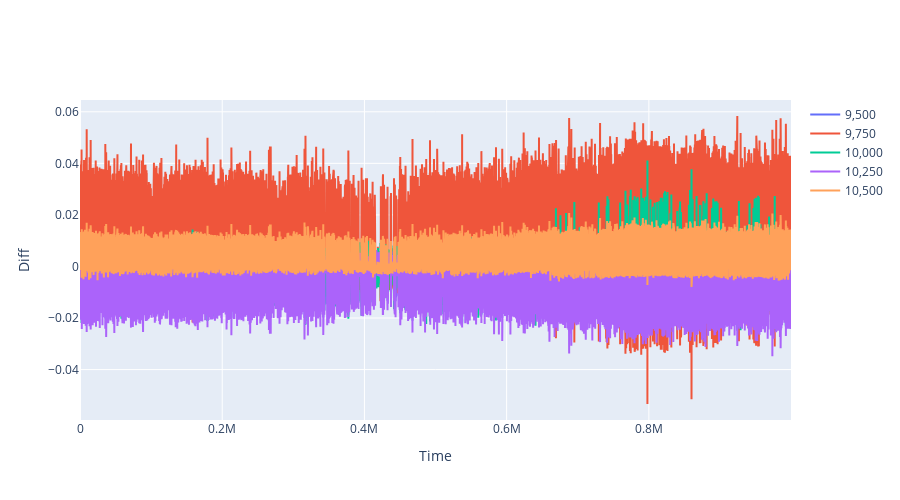

The notebook cell saved with this chart:
### Code cell
diffs = defaultdict(list)

for t in range(df.shape[0]):
    asset_price = df["VOLCANIC_ROCK"].iloc[t]
    expiration_time = days_to_expiry / 365 - (t / 10_000 / 365)

    ivs = {}
    for strike_price in strike_prices:
        voucher_price = df[f"VOLCANIC_ROCK_VOUCHER_{strike_price}"].iloc[t]
        ivs[strike_price] = implied_volatility(asset_price, strike_price, voucher_price, expiration_time)

    m_t = []
    v_t = []
    for strike_price in strike_prices:
        m_t.append(np.log(strike_price / asset_price) / np.sqrt(expiration_time))
        v_t.append(ivs[strike_price])

    v_fit = np.poly1d(np.polyfit(m_t, v_t, deg=2))

    for i, strike_price in enumerate(strike_prices):
        diffs[strike_price].append(v_t[i] - v_fit(m_t[i]))

fig = make_subplots(rows=1, cols=1)

for i, strike_price in enumerate(strike_prices):
    x = np.arange(0, df.shape[0] * 100, 100)
    y = diffs[strike_price]
    fig.add_trace(go.Scatter(x=x, y=y, name=f"{strike_price:,.0f}"))

fig.update_layout(height=500)
fig.update_xaxes(title_text="Time")
fig.update_yaxes(title_text="Diff")
fig.show()

### Figure 1 — Plotly figure (JSON) as saved in the notebook; plotly's stock layout.template omitted (floating-point values rounded to 4 significant figures; data arrays with more than 128 entries replaced by an {"elided": "..."} marker saying what was removed)
{"data": [{"name": "9,500", "type": "scatter", "x": {"elided": "10000 int values"}, "y": {"elided": "10000 float values"}}, {"name": "9,750", "type": "scatter", "x": {"elided": "10000 int values"}, "y": {"elided": "10000 float values"}}, {"name": "10,000", "type": "scatter", "x": {"elided": "10000 int values"}, "y": {"elided": "10000 float values"}}, {"name": "10,250", "type": "scatter", "x": {"elided": "10000 int values"}, "y": {"elided": "10000 float values"}}, {"name": "10,500", "type": "scatter", "x": {"elided": "10000 int values"}, "y": {"elided": "10000 float values"}}], "layout": {"height": 500, "xaxis": {"anchor": "y", "domain": [0, 1], "title": {"text": "Time"}}, "yaxis": {"anchor": "x", "domain": [0, 1], "title": {"text": "Diff"}}}}
